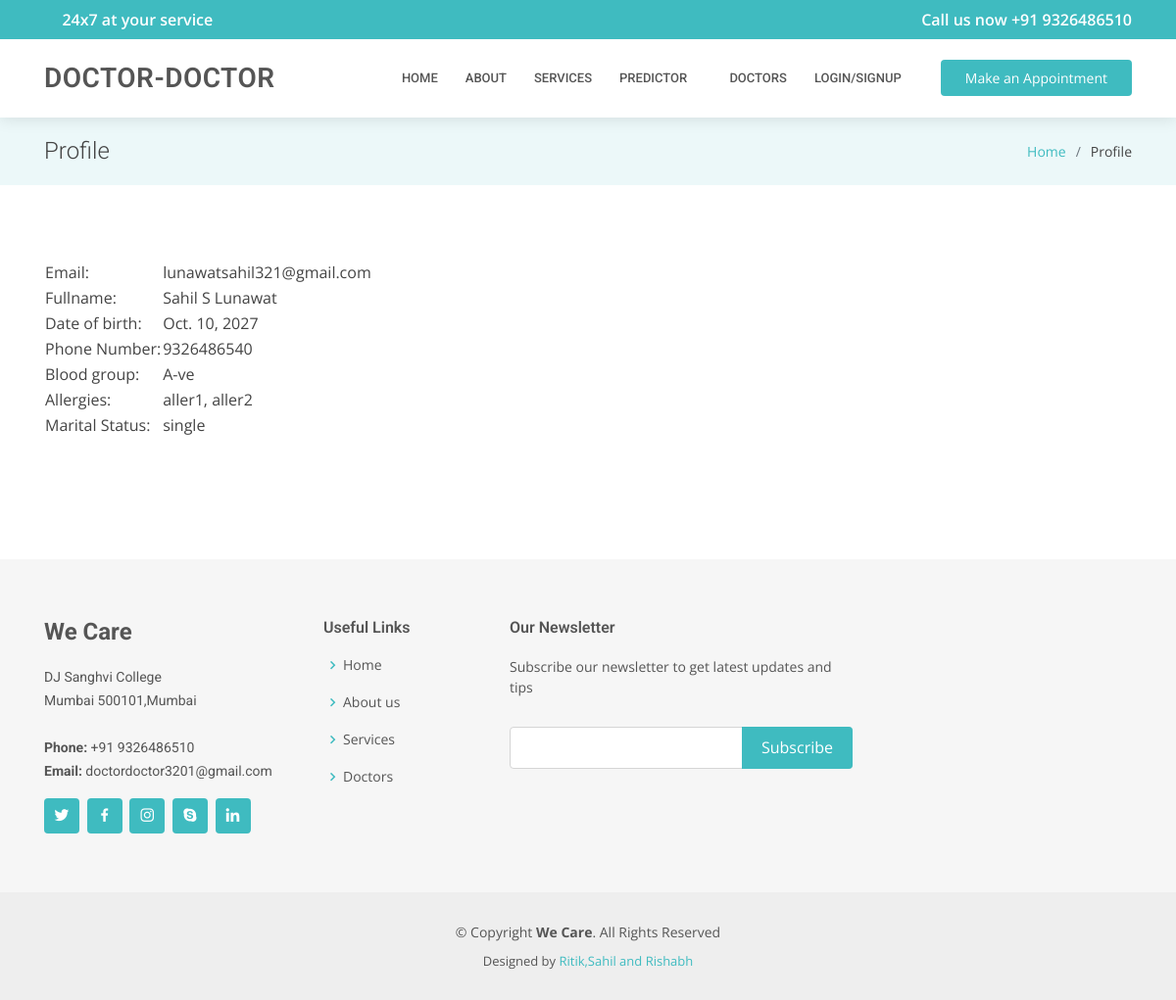
The app's page /accounts/client_profile/4/, older data.
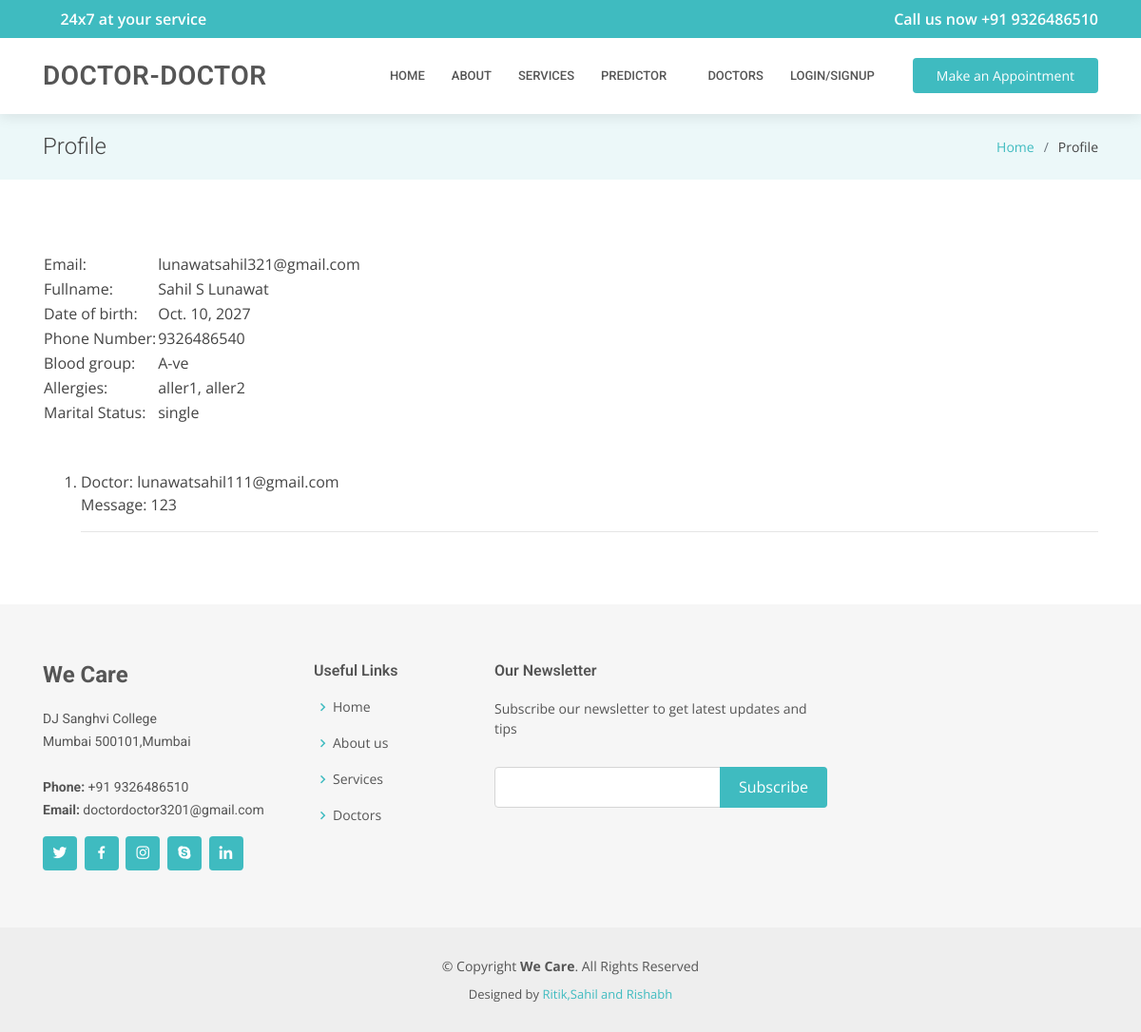
The same page, newer data.
### accounts/models.py (models this page shows, shortened)
class Appointment(models.Model):
    id              = models.AutoField(primary_key=True)
    doctor          = models.ForeignKey(Doctor,related_name='appointment_doctor',on_delete=models.CASCADE)
    patient         = models.ForeignKey(Patient,related_name='appointment_patient',on_delete=models.CASCADE)
    day1            = models.DateField(blank=True, editable=True,null=True)
    day2            = models.DateField(blank=True, editable=True,null=True)
    day3            = models.DateField(blank=True, editable=True,null=True)
    message         = models.CharField(blank=True, null=True, max_length=512)
    approved_for    = models.CharField(blank=True, editable=True,null=True, max_length=10)
    approved_time   = models.CharField(blank=True, editable=True,null=True, max_length=10)
    prescription    = models.CharField(blank=True, editable=True,null=True, max_length=1000)
    class Meta:
        verbose_name = 'Appointment'

class CustomUser(AbstractUser):
    id              = models.AutoField(primary_key=True)
    username        = models.CharField(max_length=30,null=True,blank=True)
    fullname        = models.CharField(blank=True, null=True, max_length=255)##
    is_doctor       = models.BooleanField(default=False, blank=True, null=True)
    password        = models.CharField(max_length=255)
    email           = models.EmailField(max_length=254, unique=True)
    date_of_birth   = models.DateField(blank=True, editable=True,null=True)
    date_created    = models.DateField(auto_now=True, editable=False)
    is_active       = models.BooleanField(default=True)
    is_admin        = models.BooleanField(default=False)
    USERNAME_FIELD  = 'email'
    REQUIRED_FIELDS = []
    objects = CustomUserManager()
    def __str__(self):
        return str(self.email)

### accounts/views.py (the view)
# urls.py: url(r'^accounts/client_profile/(?P<id>[\d]+)/$',views.patient_profile,name='patient_profile'),
def patient_profile(request,id):
    context = {}
    queryset = Patient.objects.filter(customuser_ptr_id=id)
    context['appointments'] = Appointment.objects.filter(patient=id)
    context['fields'] = queryset.get()
    context['patient_profile'] = 'y'
    return render(request, 'accounts/profile.html',context)

### accounts/templatetags/profile_tags.py (called while the page is built)
@register.filter
def full_blood_group(q):
    for choice in blood_group_choices:
        if choice[0] == q:
            return choice[1]
    return ''

@register.filter
def full_marital_status(q):
    for choice in marital_status_choices:
        if choice[0] == q:
            return choice[1]
    return ''

@register.filter(name='has_group')
def has_group(user, group_name):
    return user.groups.filter(name=group_name).exists()

### accounts/templates/accounts/profile.html (shortened to what this page needs)
{% extends "DoctorDoctor/base.html" %}
{% load profile_tags %}
{% block title_page %}Profile{% endblock %}
{% block title_in_li %}Profile{% endblock %}
{% block inner_page %}
<table>
    <tr>
        <td>Email: </td>
        <td>{{fields.email}}</td>
    </tr>
    <tr>{% if fields.fullname%} <td>Fullname: </td>
        <td>{{fields.fullname}}{% endif%}</td>
    </tr>
    <tr>{% if fields.date_of_birth%} <td>Date of birth: </td>
        <td>{{fields.date_of_birth}}{% endif%}</td>
    </tr>
    <tr>{% if fields.phone_number%} <td>Phone Number: </td>
        <td>{{fields.phone_number}}{% endif%}</td>
    </tr>
    <tr>{% if fields.blood_group%} <td>Blood group: </td>
        <td>{{fields.blood_group|full_blood_group}}{% endif%}</td>
    </tr>
    <tr>{% if fields.allergies%} <td>Allergies: </td>
        <td>{{fields.allergies}}{% endif%}</td>
    </tr>
    <tr>{% if fields.marital_status%} <td>Marital Status: </td>
        <td>{{fields.marital_status|full_marital_status}}{% endif%}</td>
    </tr>
</table>
<br><br>
{% if patient_profile %}
<ol>
{% for app in appointments %}
<li>
Doctor: {{app.doctor}}
<br> Message: {{app.message}}
</li><hr>
{% endfor %}
</ol>
{% else %}
{% if request.user|has_group:"Doctors" %}
<a href="{% url 'accounts:doctor_user_update' %}" class="appointment-btn">Edit</a>
{% else %}
<a href="{% url 'accounts:user_update' %}" class="appointment-btn">Edit</a>
{% endif %}
{% endif %}
{% endblock %}

Row changes from the older to the newer data that the page shows:
added Appointment: doctor "lunawatsahil111@gmail.com", message "123"
